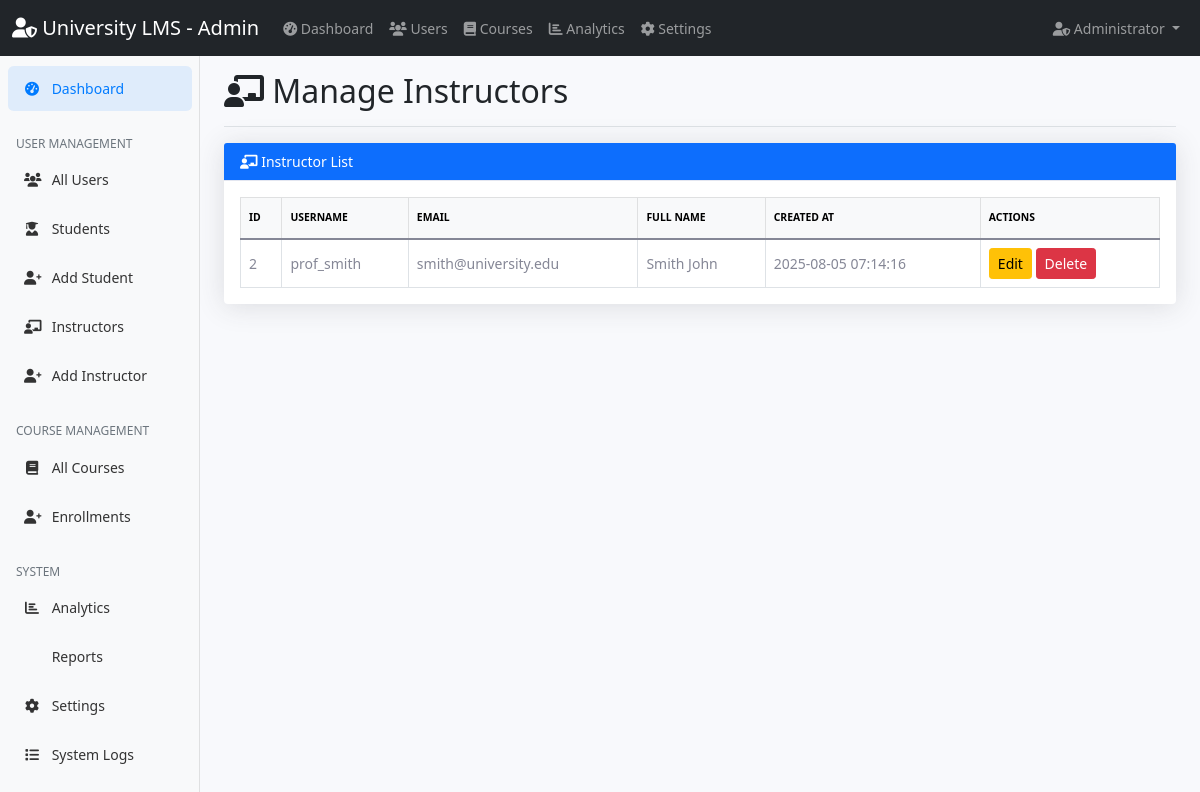
The app's page /admin/instructors.php (signed in), older data.
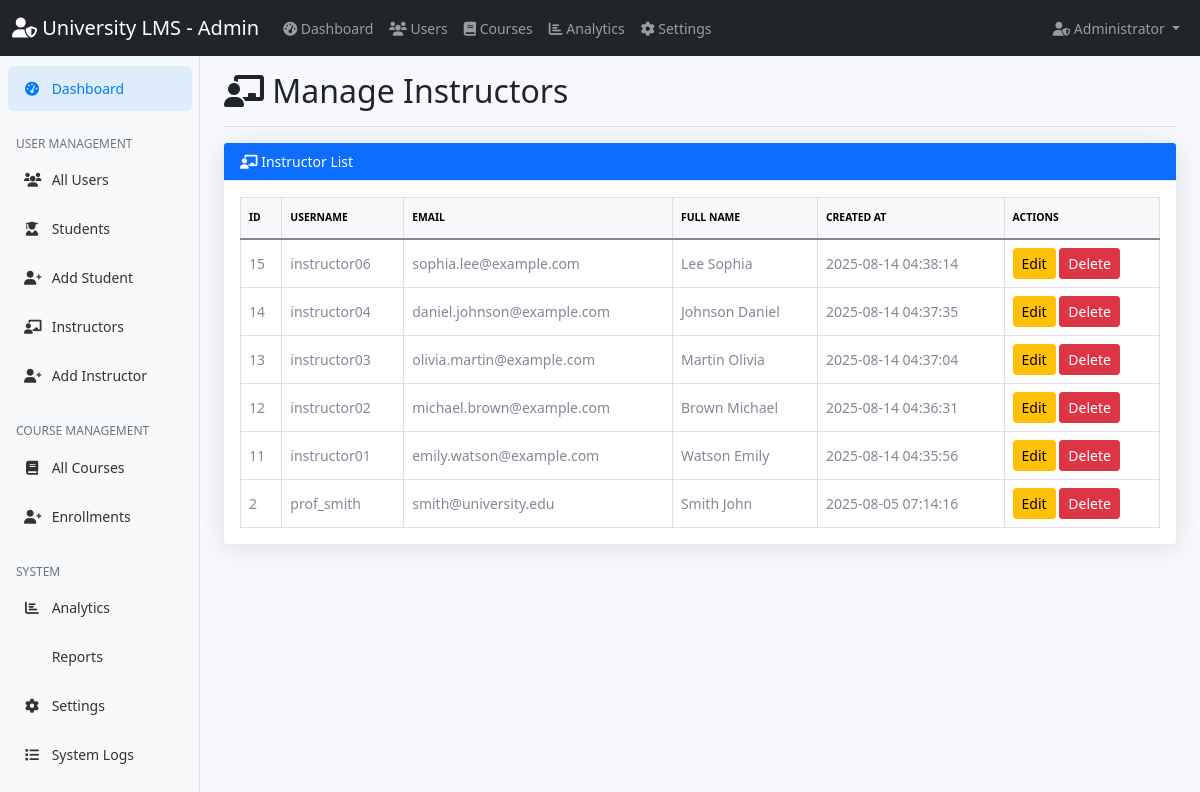
The same page, newer data.
### tables this page shows
CREATE TABLE `users` (
  `id` int(11) NOT NULL,
  `username` varchar(50) NOT NULL,
  `email` varchar(100) NOT NULL,
  `password` varchar(255) NOT NULL,
  `first_name` varchar(50) NOT NULL,
  `last_name` varchar(50) NOT NULL,
  `role` enum('student','instructor','admin') NOT NULL,
  `profile_image` varchar(255) DEFAULT NULL,
  `created_at` timestamp NOT NULL DEFAULT current_timestamp(),
  `updated_at` timestamp NOT NULL DEFAULT current_timestamp() ON UPDATE current_timestamp()
);

### admin/instructors.php (the view, shortened to what this page needs)
<?php
$database = new Database();
$conn = $database->getConnection();
$stmt = $conn->prepare("SELECT * FROM users WHERE role = 'instructor' ORDER BY created_at DESC");
$stmt->execute();
$instructors = $stmt->fetchAll(PDO::FETCH_ASSOC);
?>
<!DOCTYPE html>
<html lang="vi">
<head>
    <link href="https://cdn.jsdelivr.net/npm/bootstrap@5.1.3/dist/css/bootstrap.min.css" rel="stylesheet">
    <link href="https://cdnjs.cloudflare.com/ajax/libs/font-awesome/6.0.0/css/all.min.css" rel="stylesheet">
    <link href="../assets/css/dashboard.css" rel="stylesheet">
</head>
<body>
    <?php include '../includes/admin_navbar.php'; ?>
    <div class="container-fluid">
        <div class="row">
            <?php include '../includes/admin_sidebar.php'; ?>
            <main class="col-md-9 ms-sm-auto col-lg-10 px-md-4">
                <div class="d-flex justify-content-between flex-wrap flex-md-nowrap align-items-center pt-3 pb-2 mb-3 border-bottom">
                    <h1 class="h2">
                        <i class="fas fa-chalkboard-teacher"></i> Manage Instructors
                    </h1>
                </div>
                <div class="row mb-4">
                    <div class="col-12">
                        <div class="card shadow">
                            <div class="card-header bg-primary text-white">
                                <i class="fas fa-chalkboard-teacher"></i> Instructor List
                            </div>
                            <div class="card-body">
                                <div class="table-responsive">
                                    <table class="table table-bordered table-hover align-middle mb-0">
                                        <thead class="table-light">
                                            <tr>
                                                <th scope="col">ID</th>
                                                <th scope="col">Username</th>
                                                <th scope="col">Email</th>
                                                <th scope="col">Full Name</th>
                                                <th scope="col">Created At</th>
                                                   <th scope="col">Actions</th>
                                            </tr>
                                        </thead>
                                        <tbody>
                                        <?php if ($instructors && count($instructors) > 0): ?>
                                            <?php foreach($instructors as $row): ?>
                                                <tr>
                                                    <td><?= $row['id'] ?></td>
                                                    <td><?= htmlspecialchars($row['username']) ?></td>
                                                    <td><?= htmlspecialchars($row['email']) ?></td>
                                                    <td><?= htmlspecialchars($row['last_name'] . ' ' . $row['first_name']) ?></td>
                                                    <td><?= $row['created_at'] ?></td>
                                                       <td>
                                                           <a href="edit_instructor.php?id=<?= $row['id'] ?>" class="btn btn-sm btn-warning">Edit</a>
                                                           <a href="delete_instructor.php?id=<?= $row['id'] ?>" class="btn btn-sm btn-danger" onclick="return confirm('Are you sure you want to delete this instructor?');">Delete</a>
                                                       </td>
                                                </tr>
                                            <?php endforeach; ?>
                                        <?php else: ?>
                                            <tr><td colspan="6" class="text-center">No instructors found.</td></tr>
                                        <?php endif; ?>
                                        </tbody>
                                    </table>
                                </div>
                            </div>
                        </div>
                    </div>
                </div>
            </main>
        </div>
    </div>
</body>
</html>

Row changes from the older to the newer data that the page shows:
added users: id "15", username "instructor06", email "sophia.lee@example.com", last_name+first_name "Lee Sophia", created_at "2025-08-14 04:38:14"
added users: id "14", username "instructor04", email "daniel.johnson@example.com", last_name+first_name "Johnson Daniel", created_at "2025-08-14 04:37:35"
added users: id "13", username "instructor03", email "olivia.martin@example.com", last_name+first_name "Martin Olivia", created_at "2025-08-14 04:37:04"
added users: id "12", username "instructor02", email "michael.brown@example.com", last_name+first_name "Brown Michael", created_at "2025-08-14 04:36:31"
added users: id "11", username "instructor01", email "emily.watson@example.com", last_name+first_name "Watson Emily", created_at "2025-08-14 04:35:56"
